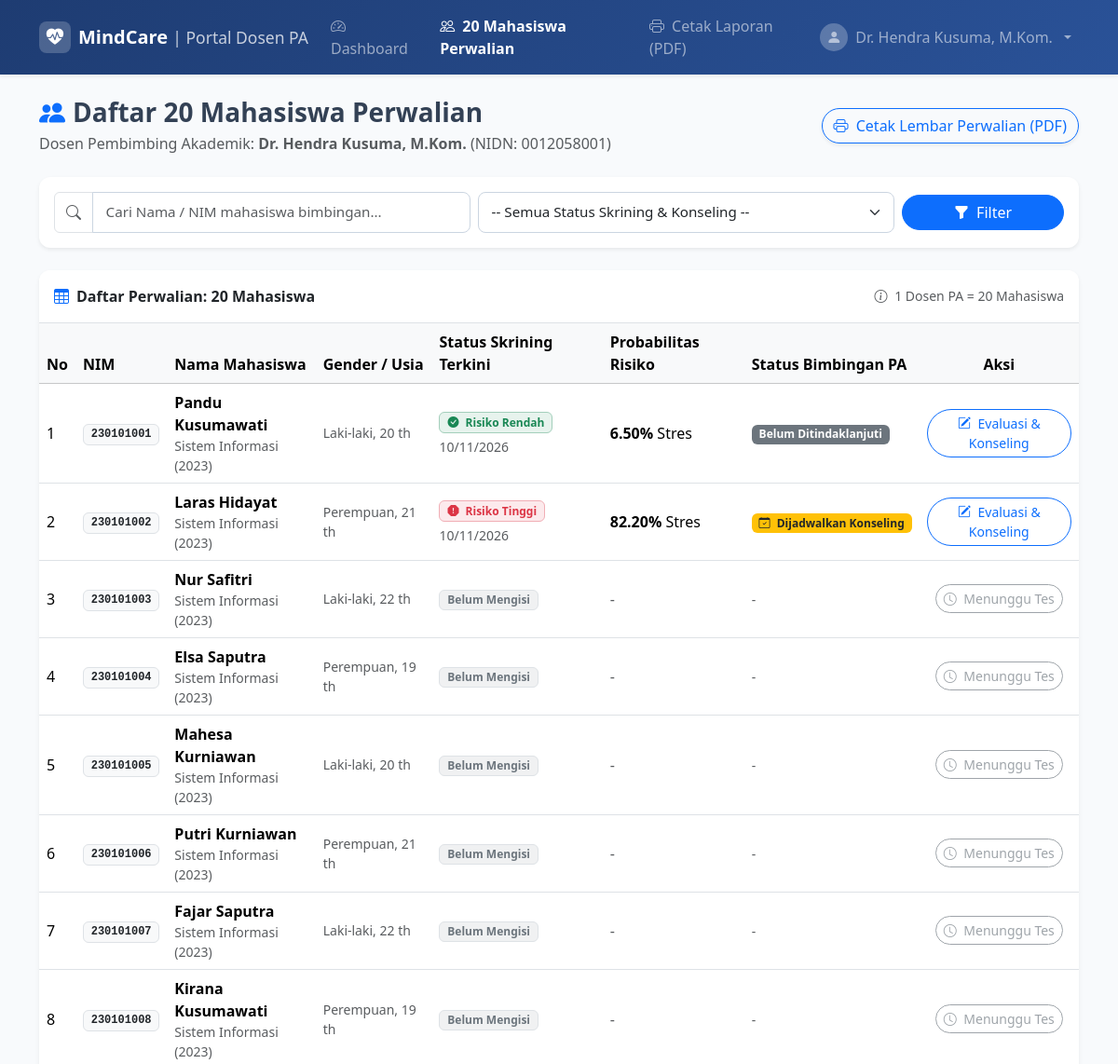
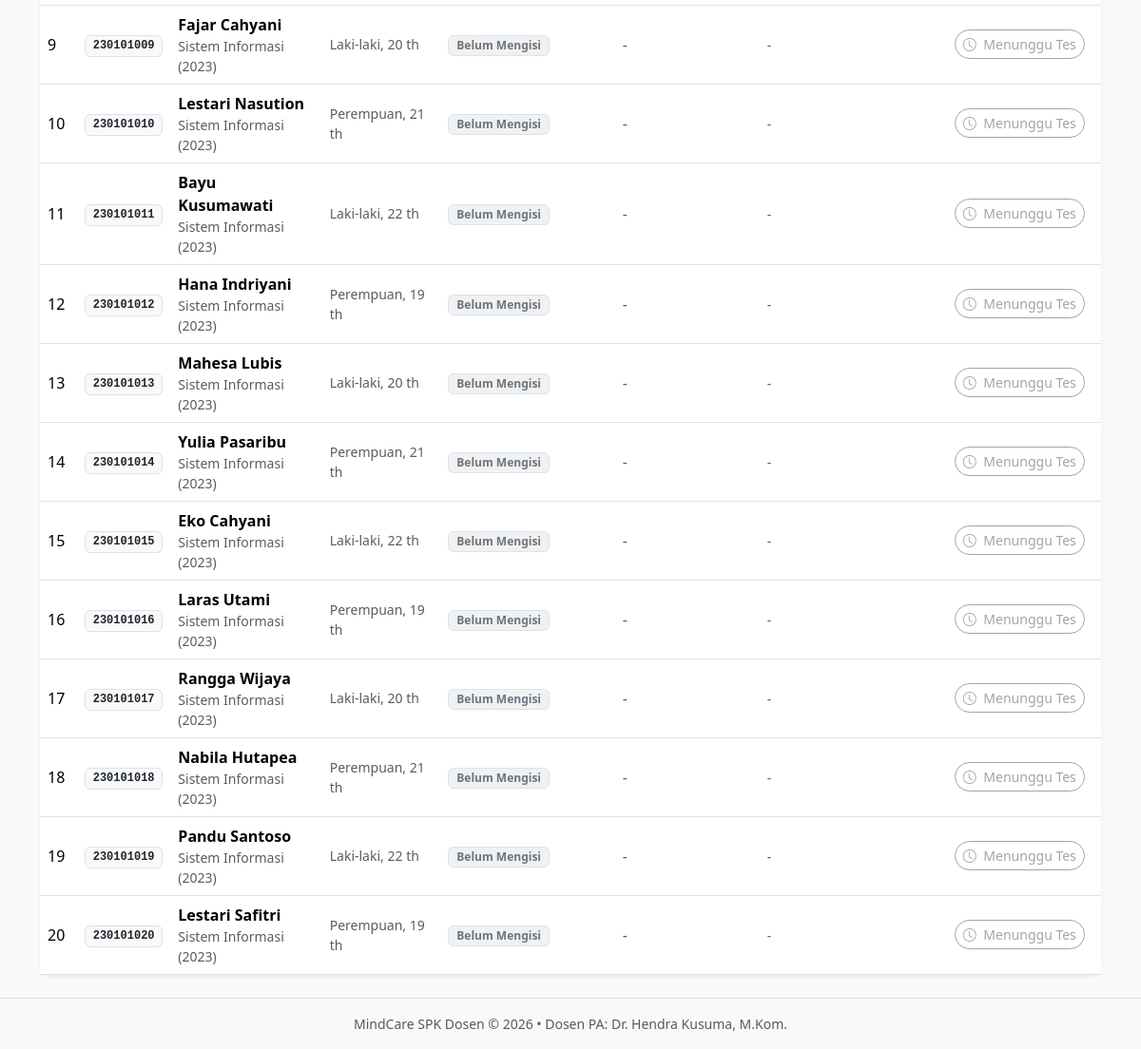
Screenshot of /dosen/data_mahasiswa.php (signed in) with the database file from the repository (2 pictures, top to bottom).
### tables this page shows
CREATE TABLE `skrining` (
  `id` INT AUTO_INCREMENT PRIMARY KEY,
  `mahasiswa_id` INT NOT NULL,
  `dosen_id` INT NOT NULL,
  `nim` VARCHAR(20) NOT NULL,
  `nama_mahasiswa` VARCHAR(100) NOT NULL,
  `prodi` VARCHAR(100) NOT NULL,
  `angkatan` VARCHAR(10) NOT NULL,
  `jenis_kelamin` ENUM('Laki-laki', 'Perempuan') NOT NULL,
  `usia` INT NOT NULL,
  `tekanan_akademik` INT NOT NULL,
  `tekanan_pekerjaan` INT NOT NULL,
  `ipk` DECIMAL(4,2) NOT NULL,
  `kepuasan_belajar` INT NOT NULL,
  `durasi_tidur` VARCHAR(50) NOT NULL,
  `pola_makan` VARCHAR(50) NOT NULL,
  `pikiran_menyakiti_diri` VARCHAR(10) NOT NULL,
  `jam_belajar_harian` INT NOT NULL,
  `tekanan_keuangan` INT NOT NULL,
  `riwayat_keluarga` VARCHAR(10) NOT NULL,
  `hasil_prediksi` TINYINT(1) NOT NULL,
  `kategori` VARCHAR(50) NOT NULL,
  `probabilitas_rendah` DECIMAL(5,2) NOT NULL,
  `probabilitas_tinggi` DECIMAL(5,2) NOT NULL,
  `catatan_refleksi` TEXT NOT NULL,
  `faktor_utama` TEXT NOT NULL,
  `status_konseling` ENUM('Belum Ditindaklanjuti', 'Dijadwalkan Konseling', 'Selesai Konseling') DEFAULT 'Belum Ditindaklanjuti',
  `catatan_dosen` TEXT DEFAULT NULL,
  `tanggal_konseling` VARCHAR(100) DEFAULT NULL,
  `created_at` TIMESTAMP DEFAULT CURRENT_TIMESTAMP,
  FOREIGN KEY (`mahasiswa_id`) REFERENCES `mahasiswa`(`id`) ON DELETE CASCADE,
  FOREIGN KEY (`dosen_id`) REFERENCES `dosen`(`id`) ON DELETE CASCADE
);

CREATE TABLE `mahasiswa` (
  `id` INT AUTO_INCREMENT PRIMARY KEY,
  `nim` VARCHAR(20) NOT NULL UNIQUE,
  `nama_mahasiswa` VARCHAR(100) NOT NULL,
  `password` VARCHAR(255) NOT NULL,
  `password_plain` VARCHAR(100) NOT NULL,
  `prodi` VARCHAR(100) NOT NULL DEFAULT 'Sistem Informasi',
  `angkatan` VARCHAR(10) NOT NULL DEFAULT '2023',
  `jenis_kelamin` ENUM('Laki-laki', 'Perempuan') NOT NULL,
  `usia` INT NOT NULL DEFAULT 20,
  `dosen_id` INT NOT NULL,
  `created_at` TIMESTAMP DEFAULT CURRENT_TIMESTAMP,
  FOREIGN KEY (`dosen_id`) REFERENCES `dosen`(`id`) ON DELETE CASCADE
);

### dosen/data_mahasiswa.php (the view, shortened to what this page needs)
<?php
require_once 'auth_check.php';
$dosen_id = $_SESSION['user_id'];
$dosen_nama = $_SESSION['nama_lengkap'];
$search = trim($_GET['search'] ?? '');
$sql = "SELECT m.*,
               s.id AS skrining_id,
               s.hasil_prediksi,
               s.kategori,
               s.probabilitas_rendah,
               s.probabilitas_tinggi,
               s.status_konseling,
               s.catatan_dosen,
               s.faktor_utama,
               s.created_at AS tanggal_skrining
        FROM `mahasiswa` m
        LEFT JOIN `skrining` s ON s.id = (
            SELECT id FROM `skrining`
            WHERE mahasiswa_id = m.id
            ORDER BY created_at DESC
            LIMIT 1
        )
        WHERE m.dosen_id = ?";
$params = [$dosen_id];
$sql .= " ORDER BY m.nim ASC";
$daftar_mhs = [];
if ($pdo) {
    $stmt = $pdo->prepare($sql);
    $stmt->execute($params);
    $daftar_mhs = $stmt->fetchAll();
}
?>
<!DOCTYPE html>
<html lang="id">
<head>
  <link rel="stylesheet" href="https://cdn.jsdelivr.net/npm/bootstrap@5.3.3/dist/css/bootstrap.min.css">
  <link rel="stylesheet" href="https://cdn.jsdelivr.net/npm/bootstrap-icons@1.11.3/font/bootstrap-icons.min.css">
  <link rel="stylesheet" href="../assets/css/style.css">
</head>
<body>
<?php include 'navbar_dosen.php'; ?>
<main class="container my-4">
  <div class="d-flex flex-column flex-md-row justify-content-between align-items-md-center gap-3 mb-4">
    <div>
      <h3 class="fw-bold mb-1"><i class="bi bi-people-fill text-primary me-2"></i>Daftar 20 Mahasiswa Perwalian</h3>
      <p class="text-muted mb-0">Dosen Pembimbing Akademik: <strong><?= htmlspecialchars($dosen_nama) ?></strong> (NIDN: <?= htmlspecialchars($_SESSION['nidn']) ?>)</p>
    </div>
    <div class="d-flex gap-2">
      <a href="cetak_laporan.php" target="_blank" class="btn btn-outline-primary rounded-pill shadow-sm">
        <i class="bi bi-printer me-1"></i> Cetak Lembar Perwalian (PDF)
      </a>
    </div>
  </div>
  <div class="card shadow-sm border-0 mb-4">
    <div class="card-body p-3">
      <form action="data_mahasiswa.php" method="GET" class="row g-2 align-items-center">
        <div class="col-md-5">
          <div class="input-group">
            <span class="input-group-text bg-white"><i class="bi bi-search text-muted"></i></span>
            <input type="text" class="form-control" name="search" placeholder="Cari Nama / NIM mahasiswa bimbingan..." value="<?= htmlspecialchars($search) ?>">
          </div>
        </div>
        <div class="col-md-5">
          <select name="status" class="form-select">
            <option value="">-- Semua Status Skrining & Konseling --</option>
          </select>
        </div>
        <div class="col-md-2 d-flex gap-2">
          <button type="submit" class="btn btn-primary w-100 rounded-pill">
            <i class="bi bi-funnel-fill me-1"></i> Filter
          </button>
        </div>
      </form>
    </div>
  </div>
  <div class="card shadow-sm border-0">
    <div class="card-header bg-white py-3 border-bottom d-flex justify-content-between align-items-center">
      <span class="fw-bold"><i class="bi bi-table me-2 text-primary"></i>Daftar Perwalian: <?= count($daftar_mhs) ?> Mahasiswa</span>
      <small class="text-muted"><i class="bi bi-info-circle me-1"></i> 1 Dosen PA = 20 Mahasiswa</small>
    </div>
    <div class="table-responsive">
      <table class="table table-hover align-middle mb-0">
        <thead class="table-light">
          <tr>
            <th>No</th>
            <th>NIM</th>
            <th>Nama Mahasiswa</th>
            <th>Gender / Usia</th>
            <th>Status Skrining Terkini</th>
            <th>Probabilitas Risiko</th>
            <th>Status Bimbingan PA</th>
            <th class="text-center">Aksi</th>
          </tr>
        </thead>
        <tbody>
          <?php if (!empty($daftar_mhs)): ?>
            <?php foreach ($daftar_mhs as $i => $row): ?>
              <tr>
                <td><?= $i + 1 ?></td>
                <td><span class="badge bg-light text-dark border font-monospace"><?= htmlspecialchars($row['nim']) ?></span></td>
                <td>
                  <strong><?= htmlspecialchars($row['nama_mahasiswa']) ?></strong>
                  <div class="small text-muted"><?= htmlspecialchars($row['prodi']) ?> (<?= htmlspecialchars($row['angkatan']) ?>)</div>
                </td>
                <td class="small text-muted"><?= htmlspecialchars($row['jenis_kelamin']) ?>, <?= $row['usia'] ?> th</td>
                <td>
                  <?php if ($row['skrining_id']): ?>
                    <?php if ($row['hasil_prediksi'] == 1): ?>
                      <span class="badge bg-danger bg-opacity-10 text-danger border border-danger-subtle px-2 py-1">
                        <i class="bi bi-exclamation-octagon-fill me-1"></i> Risiko Tinggi
                      </span>
                    <?php else: ?>
                      <span class="badge bg-success bg-opacity-10 text-success border border-success-subtle px-2 py-1">
                        <i class="bi bi-check-circle-fill me-1"></i> Risiko Rendah
                      </span>
                    <?php endif; ?>
                    <div class="small text-muted mt-1"><?= date('d/m/Y', strtotime($row['tanggal_skrining'])) ?></div>
                  <?php else: ?>
                    <span class="badge bg-secondary bg-opacity-10 text-secondary border">Belum Mengisi</span>
                  <?php endif; ?>
                </td>
                <td>
                  <?php if ($row['skrining_id']): ?>
                    <strong><?= $row['probabilitas_tinggi'] ?>%</strong> Stres
                  <?php else: ?>
                    <span class="text-muted">-</span>
                  <?php endif; ?>
                </td>
                <td>
                  <?php if ($row['skrining_id']): ?>
                    <?php if ($row['status_konseling'] === 'Dijadwalkan Konseling'): ?>
                      <span class="badge bg-warning text-dark"><i class="bi bi-calendar-check me-1"></i> Dijadwalkan Konseling</span>
                    <?php elseif ($row['status_konseling'] === 'Selesai Konseling'): ?>
                      <span class="badge bg-success"><i class="bi bi-check2-circle me-1"></i> Selesai</span>
                    <?php else: ?>
                      <span class="badge bg-secondary">Belum Ditindaklanjuti</span>
                    <?php endif; ?>
                  <?php else: ?>
                    <span class="text-muted small">-</span>
                  <?php endif; ?>
                </td>
                <td class="text-center">
                  <?php if ($row['skrining_id']): ?>
                    <a href="detail_mahasiswa.php?id=<?= $row['skrining_id'] ?>" class="btn btn-sm btn-outline-primary rounded-pill">
                      <i class="bi bi-pencil-square me-1"></i> Evaluasi & Konseling
                    </a>
                  <?php else: ?>
                    <button class="btn btn-sm btn-outline-secondary rounded-pill" disabled title="Mahasiswa belum mengisi skrining">
                      <i class="bi bi-clock me-1"></i> Menunggu Tes
                    </button>
                  <?php endif; ?>
                </td>
              </tr>
            <?php endforeach; ?>
          <?php endif; ?>
        </tbody>
      </table>
    </div>
  </div>
</main>
<footer class="footer mt-auto py-3 bg-light border-top">
  <div class="container text-center text-muted small">
    MindCare SPK Dosen &copy; <?= date('Y') ?> &bull; Dosen PA: <?= htmlspecialchars($dosen_nama) ?>
  </div>
</footer>
</body>
</html>

### dosen/navbar_dosen.php (shortened to what this page needs)
<?php
$active_sub = basename($_SERVER['PHP_SELF']);
?>
<nav class="navbar navbar-expand-lg navbar-dark bg-gradient-primary shadow-sm sticky-top">
  <div class="container">
    <a class="navbar-brand d-flex align-items-center gap-2 fw-bold" href="dashboard.php">
      <span class="brand-icon">
        <i class="bi bi-heart-pulse-fill"></i>
      </span>
      <span>MindCare <small class="fw-normal opacity-75">| Portal Dosen PA</small></span>
    </a>
    <div class="collapse navbar-collapse" id="navDosen">
      <ul class="navbar-nav me-auto mb-2 mb-lg-0">
        <li class="nav-item">
          <a class="nav-link <?= ($active_sub === 'dashboard.php') ? 'active fw-semibold' : '' ?>" href="dashboard.php">
            <i class="bi bi-speedometer2 me-1"></i> Dashboard
          </a>
        </li>
        <li class="nav-item">
          <a class="nav-link <?= ($active_sub === 'data_mahasiswa.php' || $active_sub === 'detail_mahasiswa.php') ? 'active fw-semibold' : '' ?>" href="data_mahasiswa.php">
            <i class="bi bi-people me-1"></i> 20 Mahasiswa Perwalian
          </a>
        </li>
        <li class="nav-item">
          <a class="nav-link <?= ($active_sub === 'cetak_laporan.php') ? 'active fw-semibold' : '' ?>" href="cetak_laporan.php" target="_blank">
            <i class="bi bi-printer me-1"></i> Cetak Laporan (PDF)
          </a>
        </li>
      </ul>
      <ul class="navbar-nav ms-auto align-items-lg-center">
        <li class="nav-item dropdown">
          <a class="nav-link dropdown-toggle d-flex align-items-center gap-2" href="#" role="button" data-bs-toggle="dropdown" aria-expanded="false">
            <span class="avatar-badge"><i class="bi bi-person-fill"></i></span>
            <span><?= htmlspecialchars($_SESSION['nama_lengkap'] ?? 'Dosen PA') ?></span>
          </a>
        </li>
      </ul>
    </div>
  </div>
</nav>

### assets/css/style.css (style rules this page uses)
:root { --primary-color: #0d6efd; --primary-gradient: linear-gradient(135deg, #1e3c72 0%, #2a5298 100%); --accent-teal: #0ea5e9; --bg-soft: #f8fafc; }
body { font-family: 'Segoe UI', system-ui, -apple-system, sans-serif; background-color: var(--bg-soft); color: #334155; min-height: 100vh; display: flex; flex-direction: column; }
.bg-gradient-primary { background: var(--primary-gradient) !important; }
.brand-icon { display: inline-flex; align-items: center; justify-content: center; width: 34px; height: 34px; background: rgba(255, 255, 255, 0.2); border-radius: 8px; font-size: 1.15rem; }
.avatar-badge { display: inline-flex; align-items: center; justify-content: center; width: 30px; height: 30px; background: rgba(255, 255, 255, 0.25); border-radius: 50%; }
.card { border-radius: 12px; border: 1px solid rgba(0, 0, 0, 0.06); }
.card-header { border-top-left-radius: 12px !important; border-top-right-radius: 12px !important; }
.form-control, .form-select { border-radius: 8px; padding: 0.6rem 0.85rem; border: 1px solid #cbd5e1; font-size: 0.95rem; transition: all 0.2s ease; }

### rows the page displays
skrining: mahasiswa.nim "230101001", mahasiswa.nama_mahasiswa "Pandu Kusumawati", mahasiswa.prodi "Sistem Informasi", mahasiswa.angkatan "2023", mahasiswa.jenis_kelamin "Laki-laki", mahasiswa.usia "20", hasil_prediksi 0 (drawn), created_at "10/11/2026", probabilitas_tinggi "6.50", shows "Belum Ditindaklanjuti"
skrining: mahasiswa.nim "230101002", mahasiswa.nama_mahasiswa "Laras Hidayat", mahasiswa.prodi "Sistem Informasi", mahasiswa.angkatan "2023", mahasiswa.jenis_kelamin "Perempuan", mahasiswa.usia "21", hasil_prediksi 1 (drawn), created_at "10/11/2026", probabilitas_tinggi "82.20", shows "Dijadwalkan Konseling"
mahasiswa: nim "230101003", nama_mahasiswa "Nur Safitri", prodi "Sistem Informasi", angkatan "2023", jenis_kelamin "Laki-laki", usia "22", shows "Belum Mengisi", shows "Menunggu Tes"
mahasiswa: nim "230101004", nama_mahasiswa "Elsa Saputra", prodi "Sistem Informasi", angkatan "2023", jenis_kelamin "Perempuan", usia "19", shows "Belum Mengisi", shows "Menunggu Tes"
mahasiswa: nim "230101005", nama_mahasiswa "Mahesa Kurniawan", prodi "Sistem Informasi", angkatan "2023", jenis_kelamin "Laki-laki", usia "20", shows "Belum Mengisi", shows "Menunggu Tes"
mahasiswa: nim "230101006", nama_mahasiswa "Putri Kurniawan", prodi "Sistem Informasi", angkatan "2023", jenis_kelamin "Perempuan", usia "21", shows "Belum Mengisi", shows "Menunggu Tes"
mahasiswa: nim "230101007", nama_mahasiswa "Fajar Saputra", prodi "Sistem Informasi", angkatan "2023", jenis_kelamin "Laki-laki", usia "22", shows "Belum Mengisi", shows "Menunggu Tes"
mahasiswa: nim "230101008", nama_mahasiswa "Kirana Kusumawati", prodi "Sistem Informasi", angkatan "2023", jenis_kelamin "Perempuan", usia "19", shows "Belum Mengisi", shows "Menunggu Tes"
mahasiswa: nim "230101009", nama_mahasiswa "Fajar Cahyani", prodi "Sistem Informasi", angkatan "2023", jenis_kelamin "Laki-laki", usia "20", shows "Belum Mengisi", shows "Menunggu Tes"
mahasiswa: nim "230101010", nama_mahasiswa "Lestari Nasution", prodi "Sistem Informasi", angkatan "2023", jenis_kelamin "Perempuan", usia "21", shows "Belum Mengisi", shows "Menunggu Tes"
mahasiswa: nim "230101011", nama_mahasiswa "Bayu Kusumawati", prodi "Sistem Informasi", angkatan "2023", jenis_kelamin "Laki-laki", usia "22", shows "Belum Mengisi", shows "Menunggu Tes"
mahasiswa: nim "230101012", nama_mahasiswa "Hana Indriyani", prodi "Sistem Informasi", angkatan "2023", jenis_kelamin "Perempuan", usia "19", shows "Belum Mengisi", shows "Menunggu Tes"
mahasiswa: nim "230101013", nama_mahasiswa "Mahesa Lubis", prodi "Sistem Informasi", angkatan "2023", jenis_kelamin "Laki-laki", usia "20", shows "Belum Mengisi", shows "Menunggu Tes"
mahasiswa: nim "230101014", nama_mahasiswa "Yulia Pasaribu", prodi "Sistem Informasi", angkatan "2023", jenis_kelamin "Perempuan", usia "21", shows "Belum Mengisi", shows "Menunggu Tes"
mahasiswa: nim "230101015", nama_mahasiswa "Eko Cahyani", prodi "Sistem Informasi", angkatan "2023", jenis_kelamin "Laki-laki", usia "22", shows "Belum Mengisi", shows "Menunggu Tes"
mahasiswa: nim "230101016", nama_mahasiswa "Laras Utami", prodi "Sistem Informasi", angkatan "2023", jenis_kelamin "Perempuan", usia "19", shows "Belum Mengisi", shows "Menunggu Tes"
mahasiswa: nim "230101017", nama_mahasiswa "Rangga Wijaya", prodi "Sistem Informasi", angkatan "2023", jenis_kelamin "Laki-laki", usia "20", shows "Belum Mengisi", shows "Menunggu Tes"
mahasiswa: nim "230101018", nama_mahasiswa "Nabila Hutapea", prodi "Sistem Informasi", angkatan "2023", jenis_kelamin "Perempuan", usia "21", shows "Belum Mengisi", shows "Menunggu Tes"
mahasiswa: nim "230101019", nama_mahasiswa "Pandu Santoso", prodi "Sistem Informasi", angkatan "2023", jenis_kelamin "Laki-laki", usia "22", shows "Belum Mengisi", shows "Menunggu Tes"
mahasiswa: nim "230101020", nama_mahasiswa "Lestari Safitri", prodi "Sistem Informasi", angkatan "2023", jenis_kelamin "Perempuan", usia "19", shows "Belum Mengisi", shows "Menunggu Tes"

### other values shown
$_SESSION['nama_lengkap'] "Dr. Hendra Kusuma, M.Kom."
$dosen_nama "Dr. Hendra Kusuma, M.Kom."
$_SESSION['nidn'] "0012058001"
count($daftar_mhs) "20"
